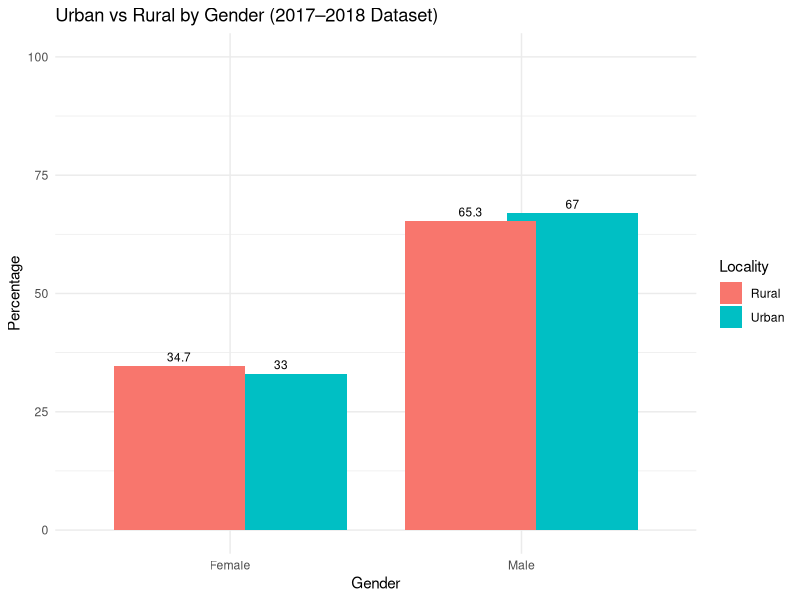
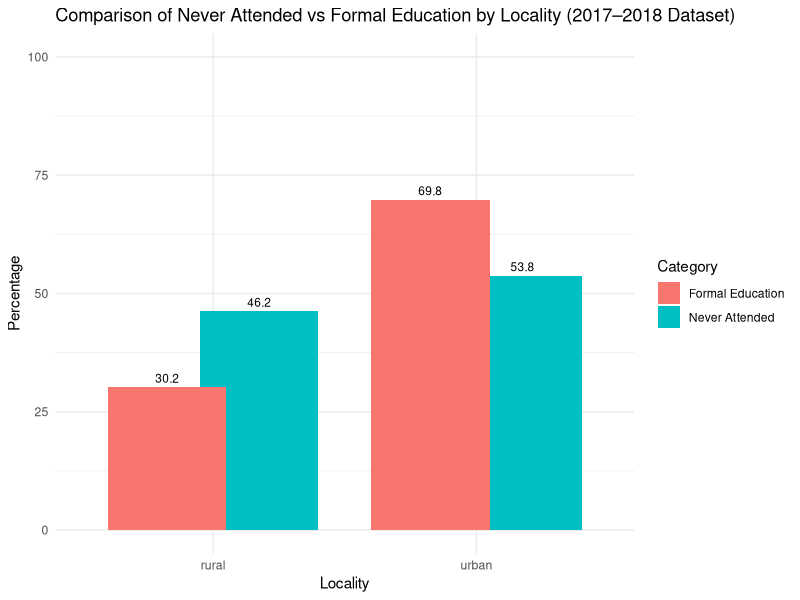
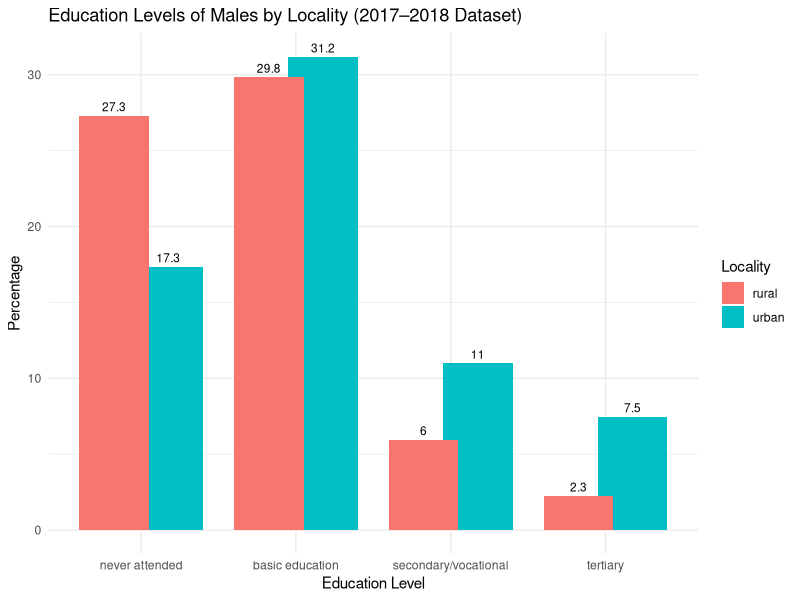
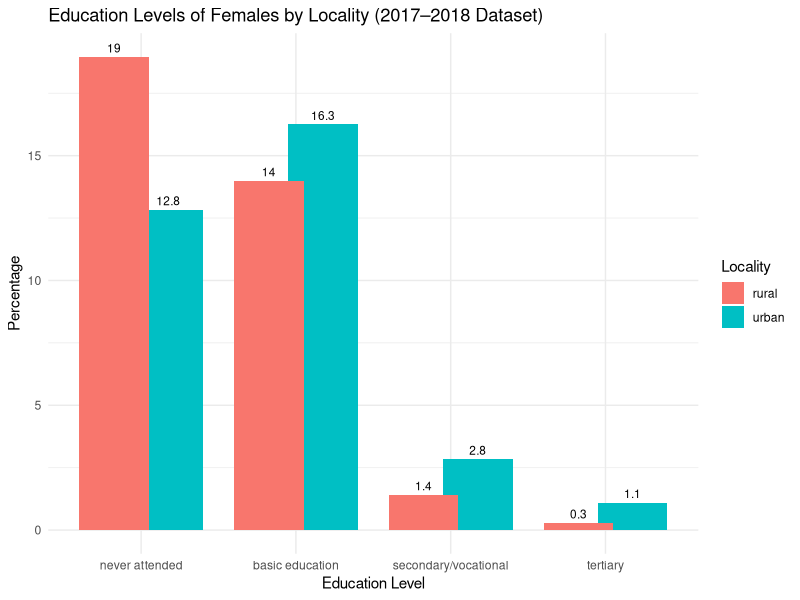

The R script that drew these images, in order:
library(ggplot2)
library(readxl)
library(dplyr)
library(tidyr)

# Load the dataset
data <- read_excel("2017-2018 data set.xlsx", sheet = "2024")

# Clean column names
colnames(data) <- trimws(colnames(data))
colnames(data) <- gsub("[^A-Za-z0-9_]", "", colnames(data))
colnames(data) <- make.names(colnames(data), unique = TRUE)

# Normalize and rename columns
data$Education.Level <- tolower(trimws(data$EducationLevel))
data$Locality <- tolower(trimws(data$Locality))

# ===============================
# PART 1: Combined Urban & Rural Gender Comparison (Total only)
# ===============================
filtered_data <- data[data$Education.Level == "total" & data$Locality %in% c("urban", "rural"), ]

urban_data <- filtered_data[filtered_data$Locality == "urban", ]
rural_data <- filtered_data[filtered_data$Locality == "rural", ]

if (nrow(urban_data) == 0 | nrow(rural_data) == 0) {
  stop("One of the groups (urban/rural) has no data. Please check the dataset values.")
}

combined_plot_data <- data.frame(
  Locality = rep(c("Urban", "Urban", "Rural", "Rural"), times = 1),
  Gender = rep(c("Male", "Female"), times = 2),
  Value = c(
    as.numeric(urban_data$Male),
    as.numeric(urban_data$Female),
    as.numeric(rural_data$Male),
    as.numeric(rural_data$Female)
  )
)

ggplot(combined_plot_data, aes(x = Gender, y = Value, fill = Locality)) +
  geom_bar(stat = "identity", position = position_dodge(width = 0.7)) +
  geom_text(aes(label = round(Value, 1)), 
            position = position_dodge(width = 0.7), 
            vjust = -0.5, size = 3) +
  labs(
    title = "Urban vs Rural by Gender (2017–2018 Dataset)",
    x = "Gender",
    y = "Percentage"
  ) +
  theme_minimal() +
  ylim(0, 100)

# ===============================
# PART 2: Never Attended vs Formal Education by Locality
# ===============================
relevant_levels <- c("never attended", "basic education", "secondary/vocational", "tertiary")
filtered_data_2 <- data[data$Education.Level %in% relevant_levels & data$Locality %in% c("urban", "rural"), ]

summary_data <- filtered_data_2 %>%
  group_by(Locality, Education.Level) %>%
  summarise(Value = sum(as.numeric(Male), na.rm = TRUE) + sum(as.numeric(Female), na.rm = TRUE), .groups = "drop")

wide_data <- pivot_wider(summary_data, names_from = Education.Level, values_from = Value)

wide_data <- wide_data %>%
  mutate(
    Formal.Education = `basic education` + `secondary/vocational` + `tertiary`,
    Never.Attended = `never attended`
  )

compare_data <- data.frame(
  Locality = rep(wide_data$Locality, each = 2),
  Category = rep(c("Never Attended", "Formal Education"), times = 2),
  Value = c(wide_data$Never.Attended, wide_data$Formal.Education)
)

ggplot(compare_data, aes(x = Locality, y = Value, fill = Category)) +
  geom_bar(stat = "identity", position = position_dodge(width = 0.7)) +
  geom_text(aes(label = round(Value, 1)),
            position = position_dodge(width = 0.7),
            vjust = -0.5, size = 3) +
  labs(
    title = "Comparison of Never Attended vs Formal Education by Locality (2017–2018 Dataset)",
    x = "Locality",
    y = "Percentage"
  ) +
  theme_minimal() +
  ylim(0, 100)

# ===============================
# PART 3: Education Levels by Gender and Locality
# ===============================
all_levels <- c("never attended", "basic education", "secondary/vocational", "tertiary")
edu_gender_data <- data %>%
  filter(Education.Level %in% all_levels & Locality %in% c("urban", "rural")) %>%
  mutate(Education.Level = factor(Education.Level, levels = all_levels))

# Plot for Males
male_data <- edu_gender_data %>%
  select(Education.Level, Locality, Male) %>%
  mutate(Value = as.numeric(Male)) %>%
  select(-Male)

ggplot(male_data, aes(x = Education.Level, y = Value, fill = Locality)) +
  geom_bar(stat = "identity", position = position_dodge(width = 0.7)) +
  geom_text(aes(label = round(Value, 1)), 
            position = position_dodge(width = 0.7), 
            vjust = -0.5, size = 3) +
  labs(
    title = "Education Levels of Males by Locality (2017–2018 Dataset)",
    x = "Education Level",
    y = "Percentage"
  ) +
  theme_minimal()

# Plot for Females
female_data <- edu_gender_data %>%
  select(Education.Level, Locality, Female) %>%
  mutate(Value = as.numeric(Female)) %>%
  select(-Female)

ggplot(female_data, aes(x = Education.Level, y = Value, fill = Locality)) +
  geom_bar(stat = "identity", position = position_dodge(width = 0.7)) +
  geom_text(aes(label = round(Value, 1)), 
            position = position_dodge(width = 0.7), 
            vjust = -0.5, size = 3) +
  labs(
    title = "Education Levels of Females by Locality (2017–2018 Dataset)",
    x = "Education Level",
    y = "Percentage"
  ) +
  theme_minimal()
